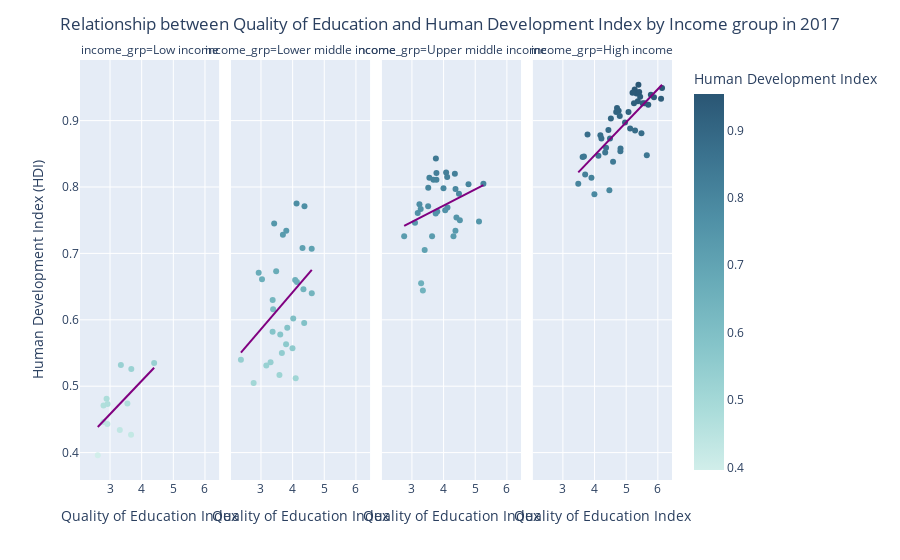

The notebook cell this image was saved under:
### Markdown cell above
BINGO! Okay this makes a lot of sense, As the Quality of education increases the HDI index (R^2 of 0.53). That's encouraging!

Now, Let's check the relationship among income groups and regions

### Code cell
fig = px.scatter(data_frame=df_hdi_qual_2017,x='val_qual_ed',y='hdi',facet_col='income_grp',hover_name='country_name',color='hdi',trendline='ols'
                 , category_orders= income_grp_ord, labels={'hdi':'Human Development Index'}, color_continuous_scale=px.colors.sequential.Teal, trendline_color_override='Purple')

#Setting the labels of the plot
fig.update_layout(
    title={
        'text': "Relationship between Quality of Education and Human Development Index by Income group in 2017",
        'x':0.5,
        'xanchor': 'center'},
    xaxis_title="Quality of Education",
    yaxis_title="Human Development Index (HDI)"
)
#Ensuring that all x-axis show the correct label
fig.for_each_xaxis(lambda x: x.update(title="Quality of Education Index"))

fig.show()

### Figure 1 — Plotly figure (JSON) as saved in the notebook; plotly's stock layout.template omitted (floating-point values rounded to 4 significant figures)
{"data": [{"hovertemplate": "<b>%{hovertext}</b><br><br>income_grp=Low income<br>val_qual_ed=%{x}<br>Human Development Index=%{marker.color}<extra></extra>", "hovertext": ["Republic of Burundi", "Republic of Chad", "Federal Democratic Republic of Ethiopia", "Republic of Guinea", "Republic of Liberia", "Republic of Madagascar", "Republic of Malawi", "Republic of Mali", "Republic of Mozambique", "Republic of Rwanda", "Republic of Sierra Leone", "Republic of Uganda"], "legendgroup": "", "marker": {"color": [0.434, 0.396, 0.474, 0.471, 0.481, 0.526, 0.473, 0.427, 0.446, 0.535, 0.443, 0.532], "coloraxis": "coloraxis", "symbol": "circle"}, "mode": "markers", "name": "", "orientation": "v", "showlegend": false, "type": "scatter", "x": [3.31, 2.613, 3.549, 2.795, 2.892, 3.672, 2.923, 3.664, 2.79, 4.394, 2.917, 3.343], "xaxis": "x", "y": [0.434, 0.396, 0.474, 0.471, 0.481, 0.526, 0.473, 0.427, 0.446, 0.535, 0.443, 0.532], "yaxis": "y"}, {"hovertemplate": "<b>OLS trendline</b><br>hdi = 0.0501112 * val_qual_ed + 0.307552<br>R<sup>2</sup>=0.345714<br><br>income_grp=Low income<br>val_qual_ed=%{x}<br>Human Development Index=%{y} <b>(trend)</b><extra></extra>", "legendgroup": "", "line": {"color": "Purple"}, "marker": {"symbol": "circle"}, "mode": "lines", "name": "", "showlegend": false, "type": "scatter", "x": [2.613, 2.79, 2.795, 2.892, 2.917, 2.923, 3.31, 3.343, 3.549, 3.664, 3.672, 4.394], "xaxis": "x", "y": [0.4385, 0.4474, 0.4476, 0.4525, 0.4537, 0.454, 0.4734, 0.4751, 0.4854, 0.4912, 0.4916, 0.5277], "yaxis": "y"}, {"hovertemplate": "<b>%{hovertext}</b><br><br>income_grp=Lower middle income<br>val_qual_ed=%{x}<br>Human Development Index=%{marker.color}<extra></extra>", "hovertext": ["People's Democratic Republic of Algeria", "People's Republic of Bangladesh", "Republic of Benin", "Kingdom of Bhutan", "Republic of Cabo Verde", "Kingdom of Cambodia", "Republic of Cameroon", "Republic of El Salvador", "Republic of Ghana", "Republic of Haiti", "Republic of Honduras", "Republic of India", "Republic of Indonesia", "Republic of Kenya", "Kingdom of Lesotho", "Islamic Republic of Mauritania", "Mongolia", "Kingdom of Morocco", "Nepal", "Republic of Nicaragua", "Federal Republic of Nigeria", "Islamic Republic of Pakistan", "Republic of the Philippines", "Republic of Senegal", "Democratic Socialist Republic of Sri Lanka", "Republic of Tajikistan", "Republic of Tunisia", "Ukraine", "Republic of Zambia", "Republic of Zimbabwe"], "legendgroup": "", "marker": {"color": [0.745, 0.616, 0.536, 0.646, 0.66, 0.582, 0.557, 0.671, 0.602, 0.505, 0.63, 0.64, 0.707, 0.595, 0.517, 0.54, 0.728, 0.673, 0.588, 0.661, 0.531, 0.55, 0.708, 0.512, 0.775, 0.657, 0.734, 0.771, 0.578, 0.563], "coloraxis": "coloraxis", "symbol": "circle"}, "mode": "markers", "name": "", "orientation": "v", "showlegend": false, "type": "scatter", "x": [3.417, 3.384, 3.303, 4.341, 4.08, 3.368, 3.995, 2.928, 4.019, 2.768, 3.369, 4.605, 4.603, 4.365, 3.584, 2.366, 3.693, 3.48, 3.831, 3.032, 3.168, 3.66, 4.312, 4.097, 4.124, 4.135, 3.799, 4.374, 3.609, 3.793], "xaxis": "x2", "y": [0.745, 0.616, 0.536, 0.646, 0.66, 0.582, 0.557, 0.671, 0.602, 0.505, 0.63, 0.64, 0.707, 0.595, 0.517, 0.54, 0.728, 0.673, 0.588, 0.661, 0.531, 0.55, 0.708, 0.512, 0.775, 0.657, 0.734, 0.771, 0.578, 0.563], "yaxis": "y2"}, {"hovertemplate": "<b>OLS trendline</b><br>hdi = 0.0556053 * val_qual_ed + 0.419076<br>R<sup>2</sup>=0.145717<br><br>income_grp=Lower middle income<br>val_qual_ed=%{x}<br>Human Development Index=%{y} <b>(trend)</b><extra></extra>", "legendgroup": "", "line": {"color": "Purple"}, "marker": {"symbol": "circle"}, "mode": "lines", "name": "", "showlegend": false, "type": "scatter", "x": [2.366, 2.768, 2.928, 3.032, 3.168, 3.303, 3.368, 3.369, 3.384, 3.417, 3.48, 3.584, 3.609, 3.66, 3.693, 3.793, 3.799, 3.831, 3.995, 4.019, 4.08, 4.097, 4.124, 4.135, 4.312, 4.341, 4.365, 4.374, 4.603, 4.605], "xaxis": "x2", "y": [0.5506, 0.573, 0.5819, 0.5877, 0.5952, 0.6027, 0.6063, 0.6064, 0.6072, 0.6091, 0.6126, 0.6183, 0.6198, 0.6226, 0.6244, 0.63, 0.6303, 0.6321, 0.6412, 0.6425, 0.646, 0.6469, 0.6484, 0.649, 0.6589, 0.6605, 0.6618, 0.6623, 0.675, 0.6752], "yaxis": "y2"}, {"hovertemplate": "<b>%{hovertext}</b><br><br>income_grp=Upper middle income<br>val_qual_ed=%{x}<br>Human Development Index=%{marker.color}<extra></extra>", "hovertext": ["Republic of Albania", "Argentine Republic", "Republic of Armenia", "Republic of Azerbaijan", "Bosnia and Herzegovina", "Republic of Botswana", "Federative Republic of Brazil", "Republic of Bulgaria", "People's Republic of China", "Republic of Colombia", "Republic of Costa Rica", "Dominican Republic", "Republic of Ecuador", "Georgia", "Republic of Guatemala", "Jamaica", "Hashemite Kingdom of Jordan", "Republic of Kazakhstan", "Lebanese Republic", "Malaysia", "Republic of Mauritius", "United Mexican States", "Montenegro", "Republic of Namibia", "Republic of Panama", "Republic of Paraguay", "Republic of Peru", "Romania", "Russian Federation", "Republic of Serbia", "Republic of South Africa", "Kingdom of Thailand", "Republic of Turkey"], "legendgroup": "", "marker": {"color": [0.79, 0.843, 0.769, 0.754, 0.774, 0.726, 0.761, 0.811, 0.75, 0.763, 0.804, 0.746, 0.76, 0.799, 0.655, 0.734, 0.726, 0.815, 0.748, 0.805, 0.797, 0.771, 0.822, 0.644, 0.811, 0.726, 0.767, 0.821, 0.82, 0.798, 0.705, 0.765, 0.814], "coloraxis": "coloraxis", "symbol": "circle"}, "mode": "markers", "name": "", "orientation": "v", "showlegend": false, "type": "scatter", "x": [4.486, 3.757, 4.123, 4.406, 3.237, 3.636, 3.183, 3.773, 4.514, 3.8, 4.788, 3.097, 3.751, 3.515, 3.29, 4.375, 4.312, 4.113, 5.119, 5.258, 4.377, 3.512, 4.08, 3.345, 3.68, 2.754, 3.277, 3.774, 4.356, 3.996, 3.402, 4.051, 3.552], "xaxis": "x3", "y": [0.79, 0.843, 0.769, 0.754, 0.774, 0.726, 0.761, 0.811, 0.75, 0.763, 0.804, 0.746, 0.76, 0.799, 0.655, 0.734, 0.726, 0.815, 0.748, 0.805, 0.797, 0.771, 0.822, 0.644, 0.811, 0.726, 0.767, 0.821, 0.82, 0.798, 0.705, 0.765, 0.814], "yaxis": "y3"}, {"hovertemplate": "<b>OLS trendline</b><br>hdi = 0.0244153 * val_qual_ed + 0.674304<br>R<sup>2</sup>=0.095845<br><br>income_grp=Upper middle income<br>val_qual_ed=%{x}<br>Human Development Index=%{y} <b>(trend)</b><extra></extra>", "legendgroup": "", "line": {"color": "Purple"}, "marker": {"symbol": "circle"}, "mode": "lines", "name": "", "showlegend": false, "type": "scatter", "x": [2.754, 3.097, 3.183, 3.237, 3.277, 3.29, 3.345, 3.402, 3.512, 3.515, 3.552, 3.636, 3.68, 3.751, 3.757, 3.773, 3.774, 3.8, 3.996, 4.051, 4.08, 4.113, 4.123, 4.312, 4.356, 4.375, 4.377, 4.406, 4.486, 4.514, 4.788, 5.119, 5.258], "xaxis": "x3", "y": [0.7415, 0.7499, 0.752, 0.7533, 0.7543, 0.7546, 0.756, 0.7574, 0.7601, 0.7601, 0.761, 0.7631, 0.7642, 0.7659, 0.766, 0.7664, 0.7664, 0.7671, 0.7719, 0.7732, 0.7739, 0.7747, 0.775, 0.7796, 0.7807, 0.7811, 0.7812, 0.7819, 0.7838, 0.7845, 0.7912, 0.7993, 0.8027], "yaxis": "y3"}, {"hovertemplate": "<b>%{hovertext}</b><br><br>income_grp=High income<br>val_qual_ed=%{x}<br>Human Development Index=%{marker.color}<extra></extra>", "hovertext": ["Commonwealth of Australia", "Republic of Austria", "Kingdom of Bahrain", "Kingdom of Belgium", "Brunei Darussalam", "Canada", "Republic of Chile", "Republic of Croatia", "Republic of Cyprus", "Kingdom of Denmark", "Republic of Estonia", "Republic of Finland", "French Republic", "Federal Republic of Germany", "Hellenic Republic", "Hungary", "Republic of Iceland", "Ireland", "State of Israel", "Italian Republic", "Japan", "State of Kuwait", "Republic of Latvia", "Republic of Lithuania", "Grand Duchy of Luxembourg", "Republic of Malta", "Kingdom of the Netherlands", "New Zealand", "Kingdom of Norway", "Sultanate of Oman", "Republic of Poland", "Portuguese Republic", "State of Qatar", "Kingdom of Saudi Arabia", "Republic of Seychelles", "Republic of Singapore", "Republic of Slovenia", "Kingdom of Spain", "Kingdom of Sweden", "Switzerland", "Republic of Trinidad and Tobago", "United Arab Emirates", "United Kingdom of Great Britain and Northern Ireland", "United States of America", "Oriental Republic of Uruguay"], "legendgroup": "", "marker": {"color": [0.941, 0.919, 0.854, 0.929, 0.838, 0.926, 0.847, 0.845, 0.878, 0.936, 0.885, 0.935, 0.897, 0.943, 0.879, 0.846, 0.943, 0.947, 0.913, 0.886, 0.915, 0.805, 0.859, 0.873, 0.913, 0.888, 0.939, 0.926, 0.954, 0.819, 0.873, 0.858, 0.848, 0.852, 0.789, 0.933, 0.907, 0.903, 0.942, 0.949, 0.795, 0.881, 0.926, 0.924, 0.814], "coloraxis": "coloraxis", "symbol": "circle"}, "mode": "markers", "name": "", "orientation": "v", "showlegend": false, "type": "scatter", "x": [5.325, 4.71, 4.817, 5.367, 4.585, 5.579, 4.122, 3.622, 4.184, 5.441, 5.281, 5.878, 4.963, 5.284, 3.778, 3.664, 5.411, 5.269, 5.072, 4.438, 4.761, 3.486, 4.364, 4.489, 4.684, 5.124, 5.779, 5.519, 5.386, 3.703, 4.217, 4.821, 5.651, 4.336, 3.995, 6.102, 4.796, 4.515, 5.199, 6.133, 4.469, 5.482, 5.246, 5.697, 3.902], "xaxis": "x4", "y": [0.941, 0.919, 0.854, 0.929, 0.838, 0.926, 0.847, 0.845, 0.878, 0.936, 0.885, 0.935, 0.897, 0.943, 0.879, 0.846, 0.943, 0.947, 0.913, 0.886, 0.915, 0.805, 0.859, 0.873, 0.913, 0.888, 0.939, 0.926, 0.954, 0.819, 0.873, 0.858, 0.848, 0.852, 0.789, 0.933, 0.907, 0.903, 0.942, 0.949, 0.795, 0.881, 0.926, 0.924, 0.814], "yaxis": "y4"}, {"hovertemplate": "<b>OLS trendline</b><br>hdi = 0.0499052 * val_qual_ed + 0.648006<br>R<sup>2</sup>=0.581439<br><br>income_grp=High income<br>val_qual_ed=%{x}<br>Human Development Index=%{y} <b>(trend)</b><extra></extra>", "legendgroup": "", "line": {"color": "Purple"}, "marker": {"symbol": "circle"}, "mode": "lines", "name": "", "showlegend": false, "type": "scatter", "x": [3.486, 3.622, 3.664, 3.703, 3.778, 3.902, 3.995, 4.122, 4.184, 4.217, 4.336, 4.364, 4.438, 4.469, 4.489, 4.515, 4.585, 4.684, 4.71, 4.761, 4.796, 4.817, 4.821, 4.963, 5.072, 5.124, 5.199, 5.246, 5.269, 5.281, 5.284, 5.325, 5.367, 5.386, 5.411, 5.441, 5.482, 5.519, 5.579, 5.651, 5.697, 5.779, 5.878, 6.102, 6.133], "xaxis": "x4", "y": [0.822, 0.8288, 0.8309, 0.8328, 0.8366, 0.8428, 0.8474, 0.8537, 0.8568, 0.8585, 0.8644, 0.8658, 0.8695, 0.871, 0.872, 0.8733, 0.8768, 0.8818, 0.8831, 0.8856, 0.8874, 0.8884, 0.8886, 0.8957, 0.9011, 0.9037, 0.9075, 0.9098, 0.9109, 0.9116, 0.9117, 0.9137, 0.9158, 0.9168, 0.918, 0.9195, 0.9216, 0.9234, 0.9264, 0.93, 0.9323, 0.9364, 0.9413, 0.9525, 0.9541], "yaxis": "y4"}], "layout": {"annotations": [{"font": {}, "showarrow": false, "text": "income_grp=Low income", "x": 0.1175, "xanchor": "center", "xref": "paper", "y": 1, "yanchor": "bottom", "yref": "paper"}, {"font": {}, "showarrow": false, "text": "income_grp=Lower middle income", "x": 0.3725, "xanchor": "center", "xref": "paper", "y": 1, "yanchor": "bottom", "yref": "paper"}, {"font": {}, "showarrow": false, "text": "income_grp=Upper middle income", "x": 0.6275, "xanchor": "center", "xref": "paper", "y": 1, "yanchor": "bottom", "yref": "paper"}, {"font": {}, "showarrow": false, "text": "income_grp=High income", "x": 0.8825, "xanchor": "center", "xref": "paper", "y": 1, "yanchor": "bottom", "yref": "paper"}], "coloraxis": {"colorbar": {"title": {"text": "Human Development Index"}}, "colorscale": [[0, "rgb(209, 238, 234)"], [0.1667, "rgb(168, 219, 217)"], [0.3333, "rgb(133, 196, 201)"], [0.5, "rgb(104, 171, 184)"], [0.6667, "rgb(79, 144, 166)"], [0.8333, "rgb(59, 115, 143)"], [1, "rgb(42, 86, 116)"]]}, "legend": {"tracegroupgap": 0}, "margin": {"t": 60}, "title": {"text": "Relationship between Quality of Education and Human Development Index by Income group in 2017", "x": 0.5, "xanchor": "center"}, "xaxis": {"anchor": "y", "domain": [0, 0.235], "title": {"text": "Quality of Education Index"}}, "xaxis2": {"anchor": "y2", "domain": [0.255, 0.49], "matches": "x", "title": {"text": "Quality of Education Index"}}, "xaxis3": {"anchor": "y3", "domain": [0.51, 0.745], "matches": "x", "title": {"text": "Quality of Education Index"}}, "xaxis4": {"anchor": "y4", "domain": [0.765, 1.0], "matches": "x", "title": {"text": "Quality of Education Index"}}, "yaxis": {"anchor": "x", "domain": [0, 1], "title": {"text": "Human Development Index (HDI)"}}, "yaxis2": {"anchor": "x2", "domain": [0, 1], "matches": "y", "showticklabels": false}, "yaxis3": {"anchor": "x3", "domain": [0, 1], "matches": "y", "showticklabels": false}, "yaxis4": {"anchor": "x4", "domain": [0, 1], "matches": "y", "showticklabels": false}}}
